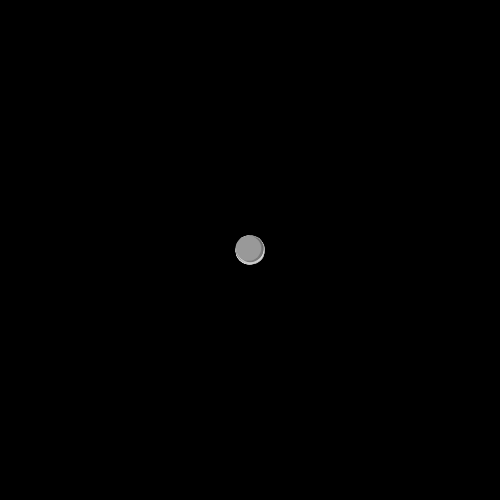
Frame 1 (no input)
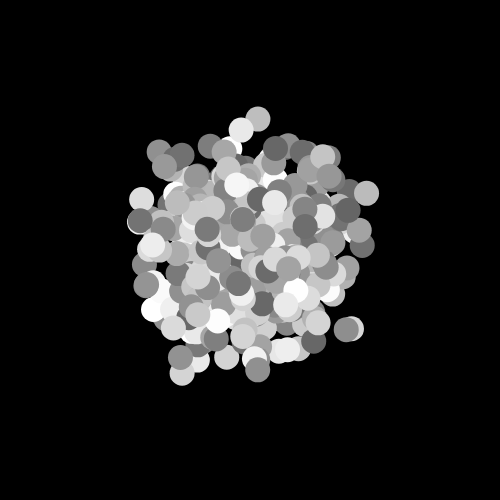
Frame 60 (no input)
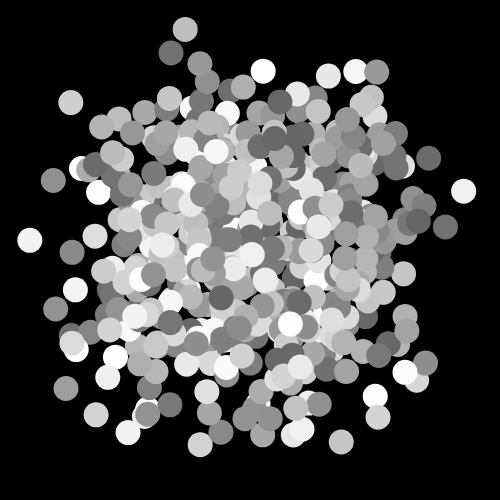
Frame 120 (the mouse pressed at the canvas centre since frame 60)

The p5.js sketch that drew these frames (run headless with seeded random() and noise() and a simulated clock; from frame 60 on, the mouse is pressed at the canvas centre):

// p5.js sketch
// ── sketch.js
// an array to hold our noise walkers
var walkerArray;

function setup() {
  createCanvas(500, 500);
  noStroke();

  // request a detailed noise landscape
  // comment this line to see the (subtle) yet real migration of the objects
  // to the top-left side of the screen
  noiseDetail(24);

  // create our walker array
  walkerArray = [];

  // fill the walker array with 500 walkers!

  // loop 500 times
  for (var i = 0; i < 500; i++) {

    // create a NoiseWalker
    var tempWalker = new NoiseWalker( 250, 250 );

    // put the walker into the array
    walkerArray.push( tempWalker );
  }
}

function draw() {
  background(0);

  // visit each walker
  for (var i = 0; i < walkerArray.length; i++) {
    // ask the walker to move and display
    walkerArray[i].move();
    walkerArray[i].display();
  }
}



// our NoiseWalker class
class NoiseWalker {

  constructor(x, y) {
    // store our position
    this.x = x;
    this.y = y;

    // store our color
    this.r = random(100,255);
    this.g = this.r;
    this.b = this.r;

    // store our size
    this.s = 25;

    // create a "noise offset" to keep track of our position in Perlin Noise space
    this.xNoiseOffset = random(0,1000);
    this.yNoiseOffset = random(1000,2000);
  }

  // display mechanics
  display() {
    fill(this.r, this.g, this.b);
    ellipse(this.x, this.y, this.s, this.s);
  }

  // movement mechanics
  move() {
    // compute how much we should move
    var xMovement = map( noise(this.xNoiseOffset), 0, 1, -3, 3 );
    var yMovement = map( noise(this.yNoiseOffset), 0, 1, -3, 3 );

    // update our position
    this.x += xMovement;
    this.y += yMovement;

    // constrain the walkers tot he screen
    this.x = constrain(this.x, 0, width);
    this.y = constrain(this.y, 0, height);

    // update our noise offset values
    this.xNoiseOffset += 0.01;
    this.yNoiseOffset += 0.01;
  }
}
